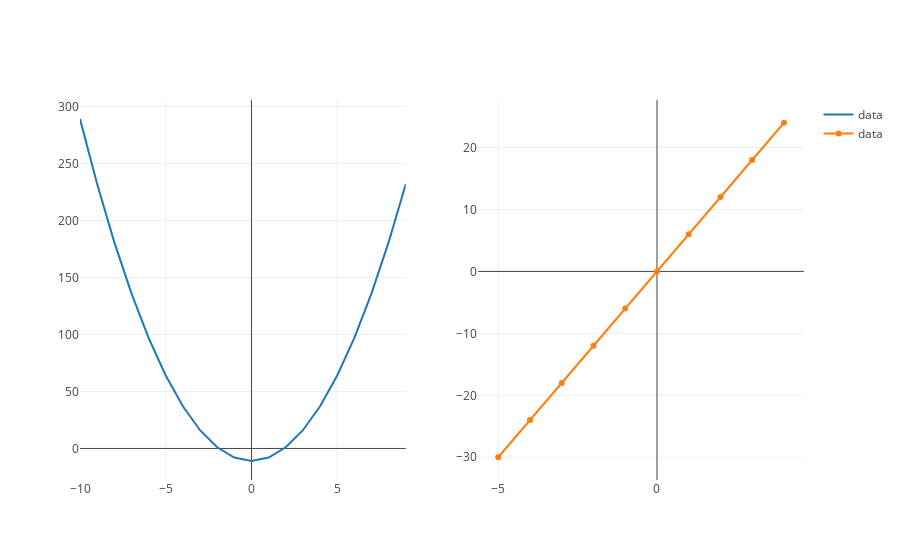

The code cell stored with this chart in its notebook:
### Markdown cell above
Take a second to look at the side by side plots of the underlying function, $f(x) = 3x^2 - 11$ and $f'(x) = 6x $.

### Code cell
from plotly import tools
import plotly
import plotly.plotly as py

from graph import make_subplots, plot_figure

side_by_side = make_subplots([three_x_squared_minus_eleven_trace], [three_x_squared_minus_eleven_derivative_trace])
side_by_side

### Figure 1 — Plotly figure (JSON) as saved in the notebook; plotly's stock layout.template omitted (floating-point values rounded to 4 significant figures)
{"data": [{"mode": "line", "name": "data", "text": [], "type": "scatter", "x": [-10, -9, -8, -7, -6, -5, -4, -3, -2, -1, 0, 1, 2, 3, 4, 5, 6, 7, 8, 9], "xaxis": "x1", "y": [289, 232, 181, 136, 97, 64, 37, 16, 1, -8, -11, -8, 1, 16, 37, 64, 97, 136, 181, 232], "yaxis": "y1"}, {"mode": "line", "name": "data", "text": [], "type": "scatter", "x": [-5, -4, -3, -2, -1, 0, 1, 2, 3, 4], "xaxis": "x2", "y": [-30, -24, -18, -12, -6, 0, 6, 12, 18, 24], "yaxis": "y2"}], "layout": {"xaxis1": {"anchor": "y1", "domain": [0, 0.45]}, "xaxis2": {"anchor": "y2", "domain": [0.55, 1]}, "yaxis1": {"anchor": "x1", "domain": [0, 1]}, "yaxis2": {"anchor": "x2", "domain": [0, 1]}}}
